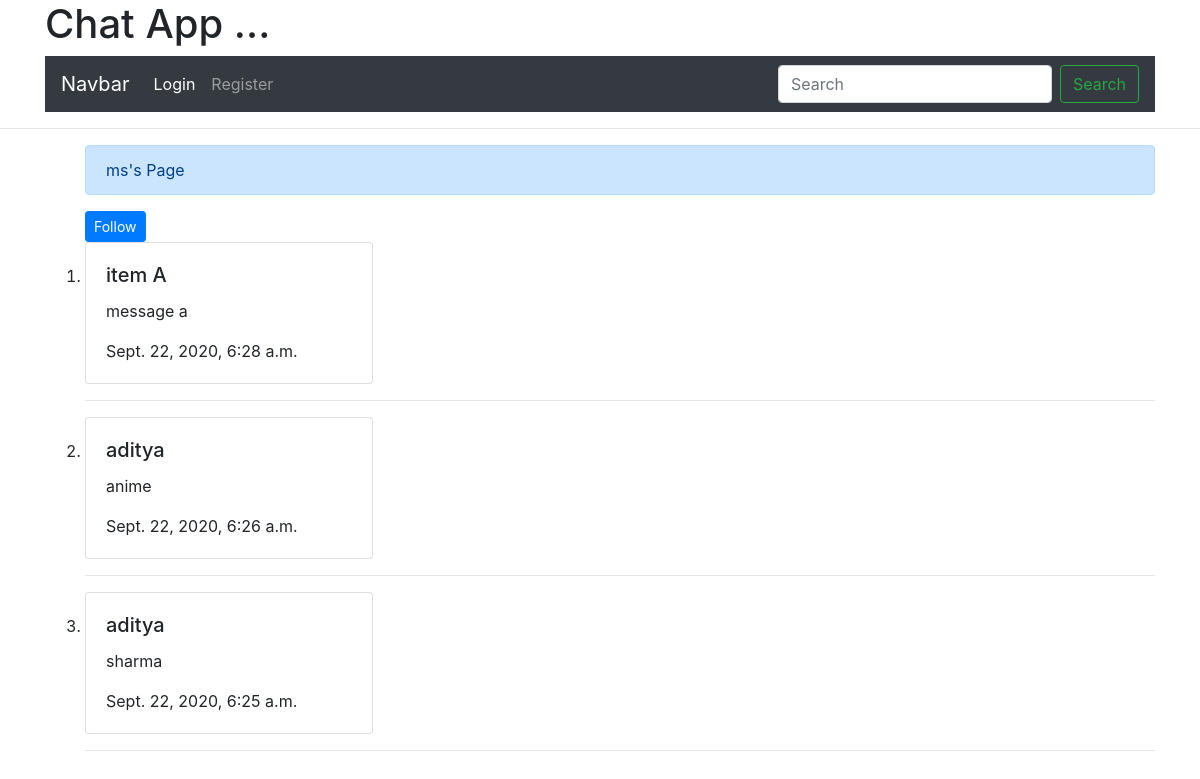
/user/ms/, run on the app's committed database.
### chat/models.py (models this page shows, shortened)
class Full_chat(models.Model):
    user = models.ForeignKey(User, on_delete=models.CASCADE , null= True  )
    likes = models.ManyToManyField(User, related_name="tweet_user" , blank=True )
    content = models.TextField()
    follow = models.ManyToManyField(User, related_name="tweet_follow" , blank=True )
    message = models.TextField( null= True)
    images = models.ImageField(null=True , blank= True ,upload_to = "images/" )
    pub_date = models.DateTimeField(auto_now=False, auto_now_add=True, null=True)

### chat/views.py (the view)
# urls.py: path("user/<str:pk>/", views.other_user_post, name='other_user_post'),
def other_user_post(request , pk) :
    chat = Full_chat.objects.all()
    pk=pk
    user = chat.filter(user__username__iexact = pk)
    context = {'user_chat': user[::-1] ,
               'chat' : chat ,
               'pk':pk}
    return render(request, 'chat/following_post.html' ,context)

### templates/chat/following_post.html (shortened to what this page needs)
{% extends 'chat/base.html'%}
{% block content %}
<hr>
<div class="container nav-wrapper">
<ol>
    <div class="alert alert-primary" role="alert">
  {{pk}}'s Page
</div>
        <form action="/follow/{{ user.username }}/" method="post">
            <button type="submit" , name="post_id" , value="{{ post.id }}" , class="btn btn-primary btn-sm">
               Follow
            </button>
        </form>
{% for chat in user_chat %}
 <li>
             <div class="card" style="width: 18rem;">
              <div class="card-body">
                <h5 class="card-title">{{ chat.content }}  </h5>
                <p class="card-text">{{ chat.message}}</p>
                  <p class="card-text">{{ chat.pub_date}}  </p>
              </div>
            </div>
             <hr>
         </li>
         {% endfor %}
     </ol>
</div>
{% endblock content %}

### data on the page
Full_chat: content "item A", message "message a", pub_date "Sept. 22, 2020, 6:28 a.m."
Full_chat: content "aditya", message "anime", pub_date "Sept. 22, 2020, 6:26 a.m."
Full_chat: content "aditya", message "sharma", pub_date "Sept. 22, 2020, 6:25 a.m."

### other printed values
{{ pk }} "ms"
